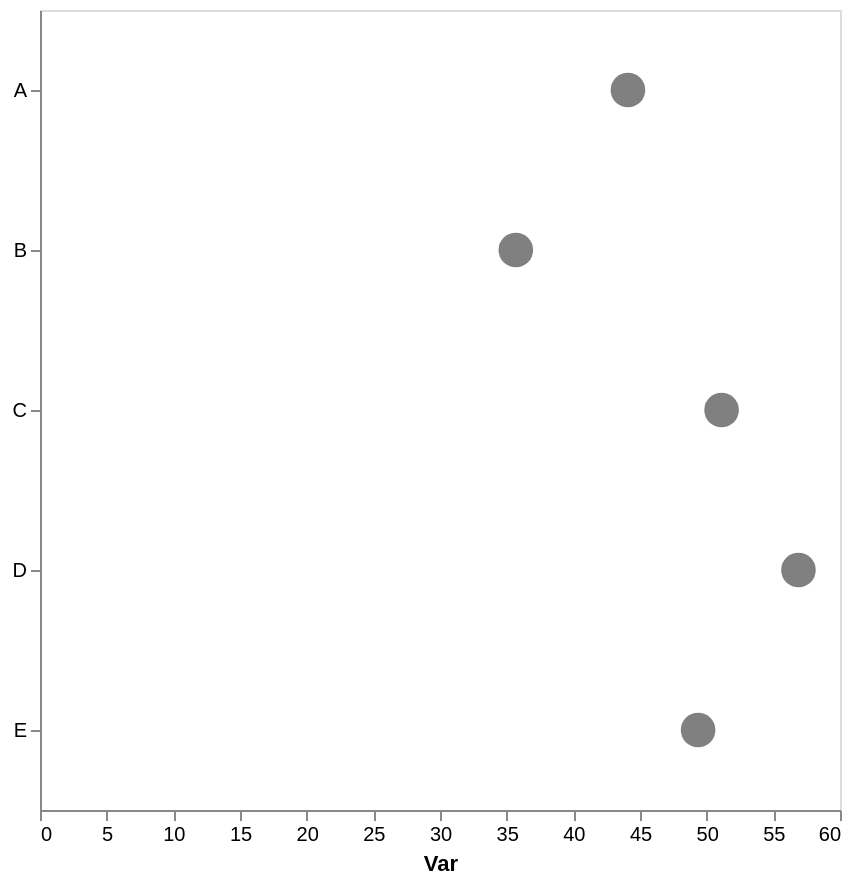

The specification (Vega-Lite) saved for this image:
### Vega-Lite specification from a JSON file in a GitHub repository (floating-point values rounded to 4 significant figures)
{"config": {"view": {"continuousWidth": 300, "continuousHeight": 300}, "axis": {"grid": false}, "bar": {"color": "gray"}}, "data": {"name": "data-dac0dbb88cf4d0f1720d05af3158f495"}, "mark": {"type": "point", "color": "gray", "filled": true, "size": 300}, "encoding": {"x": {"aggregate": "mean", "axis": {"title": "Var"}, "field": "var1", "type": "quantitative"}, "y": {"axis": {"title": null}, "field": "cat", "type": "nominal"}}, "height": 400, "width": 400, "$schema": "https://vega.github.io/schema/vega-lite/v5.17.0.json", "datasets": {"data-dac0dbb88cf4d0f1720d05af3158f495": [{"cat": "C", "var1": 53.95, "var2": 59.93}, {"cat": "E", "var1": 39.08, "var2": 59.09}, {"cat": "D", "var1": 52.52, "var2": 47.89}, {"cat": "C", "var1": 48.01, "var2": 51.76}, {"cat": "C", "var1": 54.26, "var2": 54.27}, {"cat": "D", "var1": 53.62, "var2": 42.5}, {"cat": "E", "var1": 63.56, "var2": 57.01}, {"cat": "A", "var1": 44.1, "var2": 48.51}, {"cat": "E", "var1": 45.43, "var2": 57.01}, {"cat": "C", "var1": 48.26, "var2": 42.81}, {"cat": "B", "var1": 35.69, "var2": 46.06}, {"cat": "D", "var1": 64.52, "var2": 49.95}]}}
